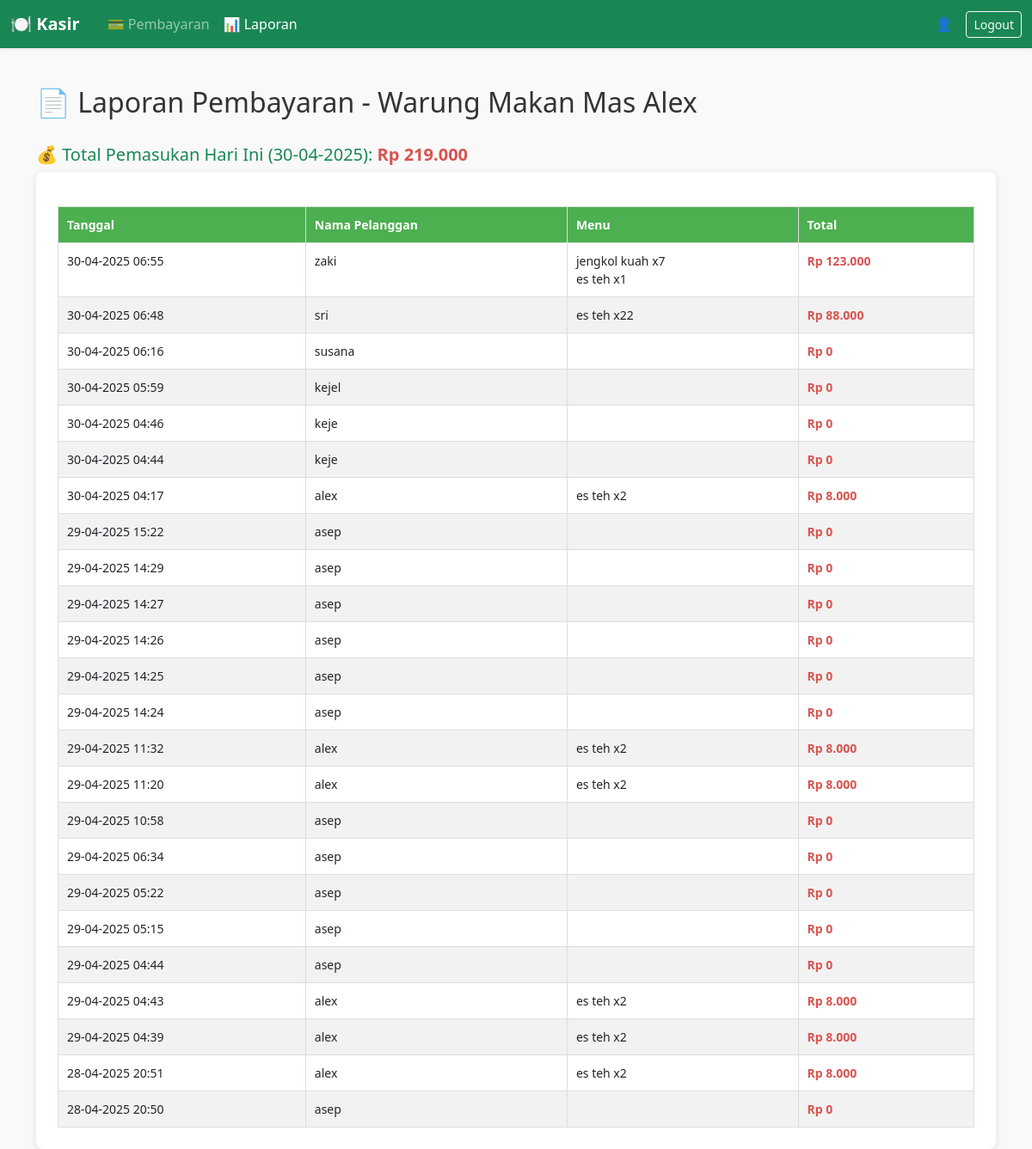
The page /kasir/laporan.php on the database its author committed.
### tables this page shows
CREATE TABLE `pembayaran_selesai` (
  `id` int(11) NOT NULL,
  `id_pelanggan` int(11) DEFAULT NULL,
  `total_bayar` int(11) DEFAULT NULL,
  `uang_diterima` int(11) DEFAULT NULL,
  `kembalian` int(11) DEFAULT NULL,
  `waktu` timestamp NOT NULL DEFAULT current_timestamp(),
  `id_menu` text DEFAULT NULL
);

CREATE TABLE `pelanggan` (
  `id` int(11) NOT NULL,
  `nama_pelanggan` varchar(100) DEFAULT NULL,
  `kontak` varchar(20) DEFAULT NULL,
  `alamat` varchar(255) DEFAULT NULL,
  `jenis_kelamin` enum('Laki-Laki','Perempuan') NOT NULL
);

### kasir/laporan.php (the view, shortened to what this page needs)
<?php
include '../config/koneksi.php';
$query = mysqli_query($koneksi, "
    SELECT ps.waktu, pelanggan.nama_pelanggan, ps.id AS id_pembayaran
    FROM pembayaran_selesai ps
    JOIN pelanggan ON ps.id_pelanggan = pelanggan.id
    ORDER BY ps.waktu DESC
");
$tanggal_hari_ini = date('Y-m-d');
$total_hari_ini_query = mysqli_query($koneksi, "
    SELECT SUM(menu.harga * orders.jumlah) AS total_hari_ini
    FROM pembayaran_selesai ps
    JOIN orders ON orders.id_pelanggan = ps.id_pelanggan
    JOIN menu ON menu.id = orders.id_menu
    WHERE DATE(ps.waktu) = '$tanggal_hari_ini'
");
$total_hari_ini = 0;
if ($row_total = mysqli_fetch_assoc($total_hari_ini_query)) {
    $total_hari_ini = $row_total['total_hari_ini'];
}
?>
<!DOCTYPE html>
<html>
<head>
    <link href="https://cdn.jsdelivr.net/npm/bootstrap@5.3.0/dist/css/bootstrap.min.css" rel="stylesheet">
</head>
<body>
<nav class="navbar navbar-expand-lg navbar-dark bg-success fixed-top shadow-sm">
    <div class="container-fluid">
        <a class="navbar-brand fw-bold me-4" href="dashboard.php">🍽️ Kasir</a>
        <div class="collapse navbar-collapse" id="navbarNav">
            <ul class="navbar-nav me-auto">
                <li class="nav-item">
                    <a class="nav-link" href="pembayaran.php">💳 Pembayaran</a>
                </li>
                <li class="nav-item">
                    <a class="nav-link active" href="laporan.php">📊 Laporan</a>
                </li>
            </ul>
            <div class="d-flex align-items-center">
                <span class="text-white me-3">👤 <?= $_SESSION['username']; ?></span>
                <a href="../logout.php" class="btn btn-outline-light btn-sm">Logout</a>
            </div>
        </div>
    </div>
</nav>
<div class="container">
    <h2>📄 Laporan Pembayaran - Warung Makan Mas Alex</h2>
    <div class="mt-4">
        <h5 class="text-success">💰 Total Pemasukan Hari Ini (<?= date('d-m-Y') ?>):
            <span class="total">Rp <?= number_format($total_hari_ini, 0, ',', '.') ?></span>
        </h5>
    </div>
    <div class="table-container">
        <table>
            <thead>
                <tr>
                    <th>Tanggal</th>
                    <th>Nama Pelanggan</th>
                    <th>Menu</th>
                    <th>Total</th>
                </tr>
            </thead>
            <tbody>
                <?php
                while ($row = mysqli_fetch_assoc($query)) {
                    $id_pembayaran = $row['id_pembayaran'];
                    $menu_q = mysqli_query($koneksi, "
                        SELECT menu.nama_menu, menu.harga, orders.jumlah
                        FROM orders
                        JOIN menu ON orders.id_menu = menu.id
                        WHERE orders.id_pelanggan = (
                            SELECT id_pelanggan FROM pembayaran_selesai WHERE id = '$id_pembayaran'
                        )
                    ");
                    $menu_list = [];
                    $total = 0;
                    while ($m = mysqli_fetch_assoc($menu_q)) {
                        $menu_list[] = $m['nama_menu'] . " x" . $m['jumlah'];
                        $total += $m['harga'] * $m['jumlah'];
                    }
                    echo "<tr>
                            <td>" . date('d-m-Y H:i', strtotime($row['waktu'])) . "</td>
                            <td>{$row['nama_pelanggan']}</td>
                            <td>" . implode('<br>', $menu_list) . "</td>
                            <td class='total'>Rp " . number_format($total, 0, ',', '.') . "</td>
                          </tr>";
                }
                ?>
            </tbody>
        </table>
    </div>
</div>
</body>
</html>

### kasir/laporan.php (style rules this page uses)
body { font-family: 'Segoe UI', Tahoma, Geneva, Verdana, sans-serif; background-color: #f9f9f9; padding-top: 100px; }
h2 { color: #333; margin-bottom: 30px; }
.table-container { background-color: #fff; padding: 25px; border-radius: 8px; box-shadow: 0 2px 8px rgba(0,0,0,0.1); }
table { border-collapse: collapse; width: 100%; margin-top: 15px; }
th, td { border: 1px solid #ddd; padding: 10px; font-size: 14px; text-align: left; }
th { background-color: #4CAF50; color: white; }
td { vertical-align: top; }
tr:nth-child(even) { background-color: #f2f2f2; }
.total { font-weight: bold; color: #d9534f; }

### rows shown on the page
pembayaran_selesai: waktu "30-04-2025 06:55", id_pelanggan.nama_pelanggan "zaki", menu_list "jengkol kuah x7 es teh x1", total "123.000"
pembayaran_selesai: waktu "30-04-2025 06:48", id_pelanggan.nama_pelanggan "sri", menu_list "es teh x22", total "88.000"
pembayaran_selesai: waktu "30-04-2025 06:16", id_pelanggan.nama_pelanggan "susana", total "0"
pembayaran_selesai: waktu "30-04-2025 05:59", id_pelanggan.nama_pelanggan "kejel", total "0"
pembayaran_selesai: waktu "30-04-2025 04:46", id_pelanggan.nama_pelanggan "keje", total "0"
pembayaran_selesai: waktu "30-04-2025 04:44", id_pelanggan.nama_pelanggan "keje", total "0"
pembayaran_selesai: waktu "30-04-2025 04:17", id_pelanggan.nama_pelanggan "alex", menu_list "es teh x2", total "8.000"
pembayaran_selesai: waktu "29-04-2025 15:22", id_pelanggan.nama_pelanggan "asep", total "0"
pembayaran_selesai: waktu "29-04-2025 14:29", id_pelanggan.nama_pelanggan "asep", total "0"
pembayaran_selesai: waktu "29-04-2025 14:27", id_pelanggan.nama_pelanggan "asep", total "0"
pembayaran_selesai: waktu "29-04-2025 14:26", id_pelanggan.nama_pelanggan "asep", total "0"
pembayaran_selesai: waktu "29-04-2025 14:25", id_pelanggan.nama_pelanggan "asep", total "0"
pembayaran_selesai: waktu "29-04-2025 14:24", id_pelanggan.nama_pelanggan "asep", total "0"
pembayaran_selesai: waktu "29-04-2025 11:32", id_pelanggan.nama_pelanggan "alex", menu_list "es teh x2", total "8.000"
pembayaran_selesai: waktu "29-04-2025 11:20", id_pelanggan.nama_pelanggan "alex", menu_list "es teh x2", total "8.000"
pembayaran_selesai: waktu "29-04-2025 10:58", id_pelanggan.nama_pelanggan "asep", total "0"
pembayaran_selesai: waktu "29-04-2025 06:34", id_pelanggan.nama_pelanggan "asep", total "0"
pembayaran_selesai: waktu "29-04-2025 05:22", id_pelanggan.nama_pelanggan "asep", total "0"
pembayaran_selesai: waktu "29-04-2025 05:15", id_pelanggan.nama_pelanggan "asep", total "0"
pembayaran_selesai: waktu "29-04-2025 04:44", id_pelanggan.nama_pelanggan "asep", total "0"
pembayaran_selesai: waktu "29-04-2025 04:43", id_pelanggan.nama_pelanggan "alex", menu_list "es teh x2", total "8.000"
pembayaran_selesai: waktu "29-04-2025 04:39", id_pelanggan.nama_pelanggan "alex", menu_list "es teh x2", total "8.000"
pembayaran_selesai: waktu "28-04-2025 20:51", id_pelanggan.nama_pelanggan "alex", menu_list "es teh x2", total "8.000"
pembayaran_selesai: waktu "28-04-2025 20:50", id_pelanggan.nama_pelanggan "asep", total "0"

### other values the page prints
$total_hari_ini "219.000"
